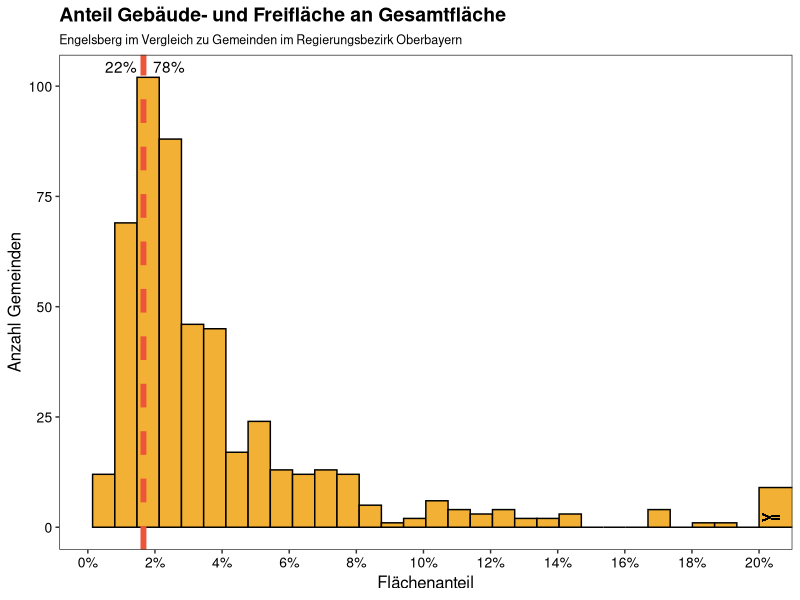
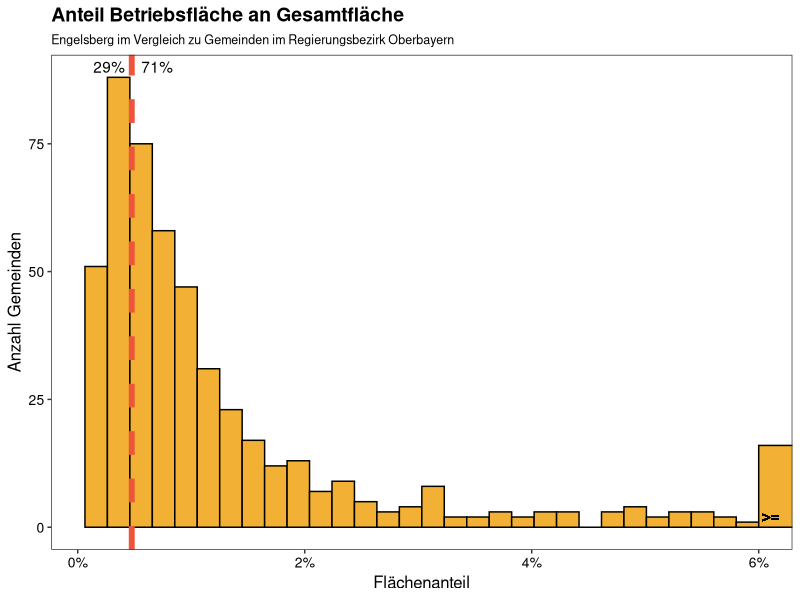
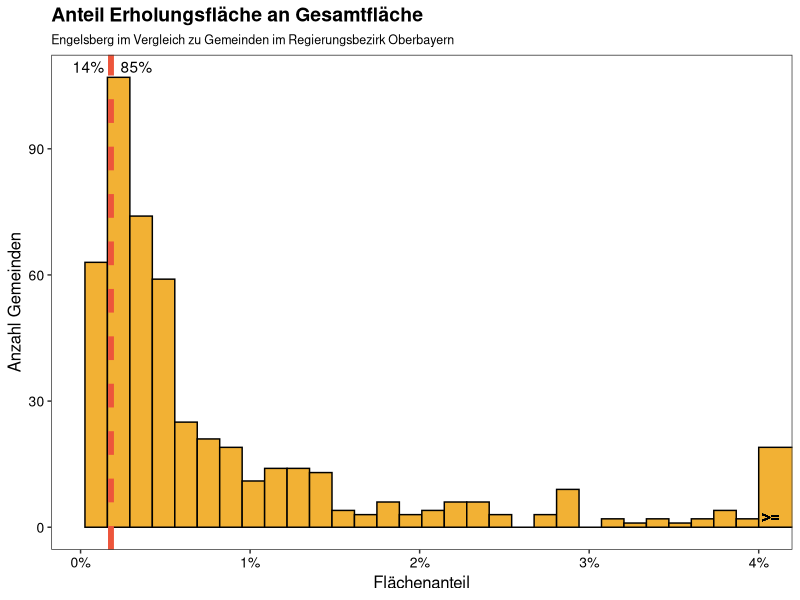
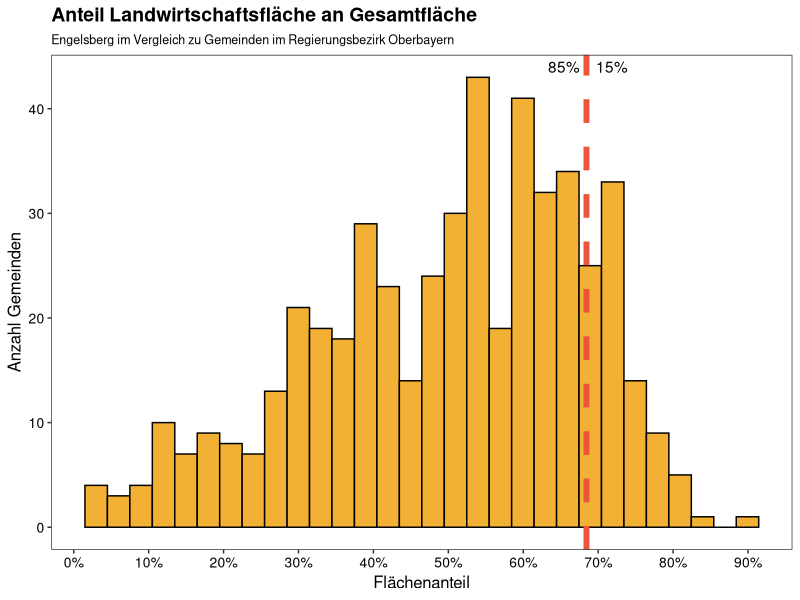
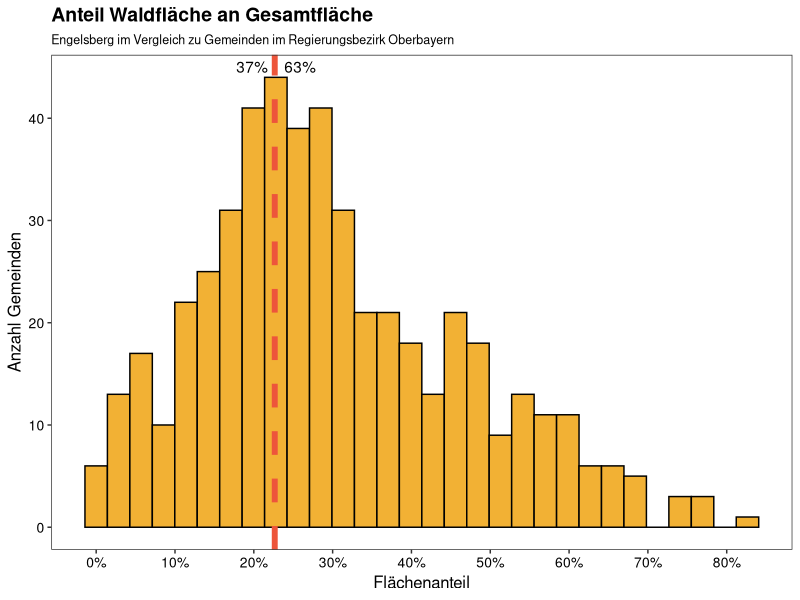
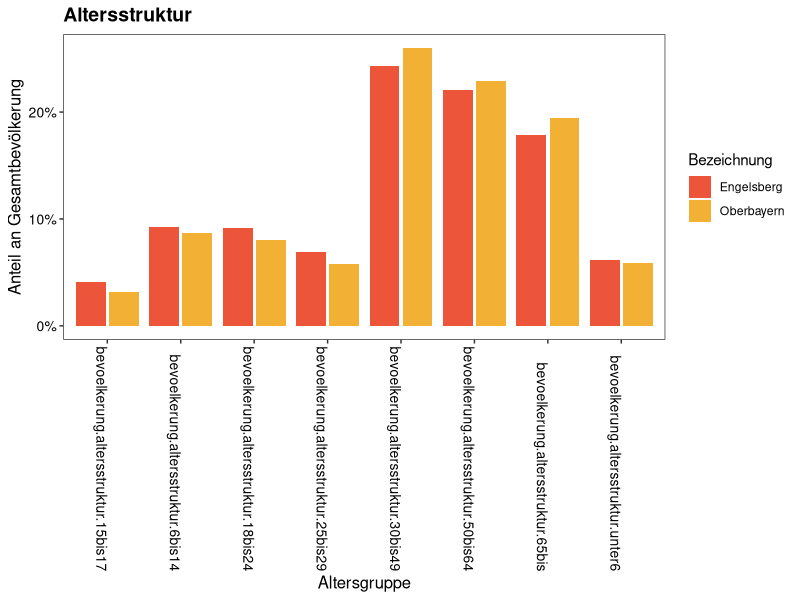
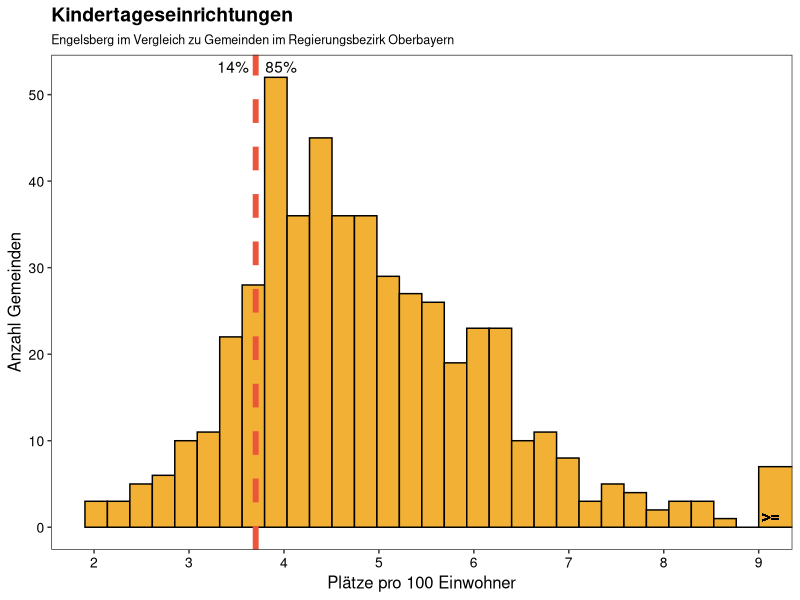
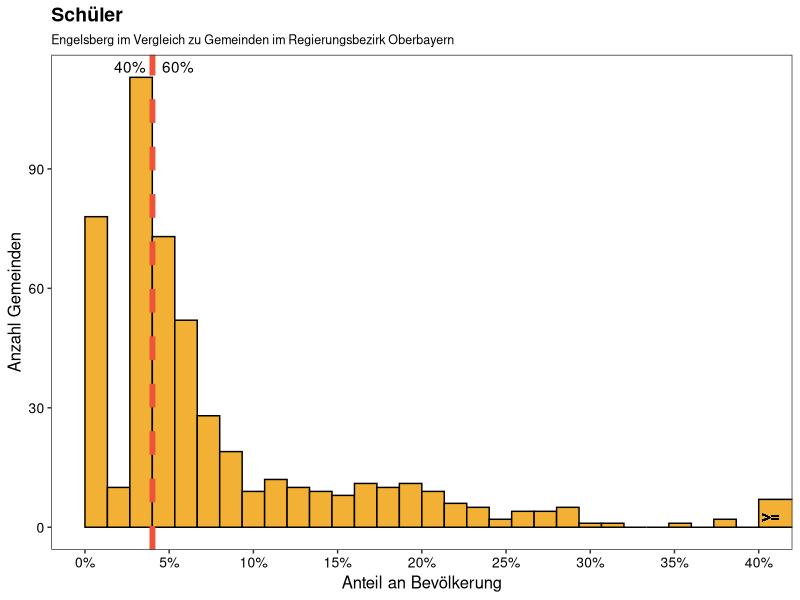

Write the R code that produced these figures, in order.
# Libraries ---------------------------------------------------------------
library(dplyr)
library(tidyr)
library(ggplot2)

# SETTINGS ----------------------------------------------------------------
HIGHLIGHT = "Engelsberg"
REGIERUNGSBEZIRK = "Oberbayern"
LANDKREIS = NULL # set to NULL to use REGIERUNGSBEZIRK instead
USE_NEW_DATA = TRUE
FILTER_MAXIMUM_POPULATION = NULL
SAVE.PLOTS = T

# Load and clean data -----------------------------------------------------
if(USE_NEW_DATA) {
  raw_data = read.csv('GDH2018_Daten_xlsx.csv', sep=';', stringsAsFactors = F)
} else {
  raw_data = read.csv('GDH2016_Daten_xlsx.csv', sep=';', stringsAsFactors = F)
}
colnames(raw_data)[2:4] = c('Regional.Schluessel', 'Gemeinde.Schluessel.Nr', 'Vgem.Schluessel')
data = raw_data[!is.na(raw_data$Gemeinde.Schluessel.Nr) & raw_data$Bezeichnung != "Gemeindefreie Gebiete", ]

rm(raw_data)

# Convert non-alphanumeric values to NA
data[data == '•'] = NA

# Load column names and insert them into data. Filter. Numerize -----------
if(USE_NEW_DATA) {
  headers = read.csv('spaltennr_labels_NEWDATA.csv', sep=',', header = F, stringsAsFactors = F)
} else {
  headers = read.csv('spaltennr_labels.csv', sep=',', header = F, stringsAsFactors = F)
}
COLLABELS = as.list(headers[2, ])
names(COLLABELS) = as.character(headers[2, ])
colnames(data)[startsWith(colnames(data), 'Spalte')] <- COLLABELS

# Filter variables
vars = headers[3, ] %>% as.numeric() %>% as.logical()
vars = COLLABELS[vars] %>% as.character()
data = data %>%
  select(c("Laufende.Nummer", "Regional.Schluessel", "Gemeinde.Schluessel.Nr", "Bezeichnung", vars))

# Numerize
for(var in vars) {
  data[, var] <- as.numeric(data[, var])
}

collabels = COLLABELS %>% as.character()


# Add information about regions -------------------------------------------
# Regierungsbezirke
data$Regierungsbezirk = data$Regional.Schluessel %>%
  substr(1, 2) %>%
  sapply(function(schl) {
    switch(schl,
           "91" = "Oberbayern",
           "92" = "Niederbayern",
           "93" = "Oberpfalz",
           "94" = "Oberfranken",
           "95" = "Mittelfranken",
           "96" = "Unterfranken",
           "97" = "Schwaben")
  })

# Landkreise
reg_gemeinden <- read.csv('./reginalschl_gemeinden.csv', sep=';', stringsAsFactors = F)
reg_kreis <- reg_gemeinden %>%
  filter(!is.na(rs_kreis) & is.na(rs_vb)) %>%
  mutate(rs_rb_kreis = paste(rs_rb, rs_kreis, sep='')) %>%
  select(rs_gemeindename, rs_rb_kreis)

get_lk_by_regschl <- function(regschl) {
  reg_kreis %>%
    filter(rs_rb_kreis == substr(regschl, 2, 4)) %>%
    select(rs_gemeindename) %>%
    as.list() %>%
    as.character()
}

data$Landkreis <- data$Regional.Schluessel %>%
  sapply(get_lk_by_regschl)





# Apply Settings ----------------------------------------------------------

data.filtered = data %>%
  filter(
    if(is.null(LANDKREIS)) {
      Regierungsbezirk == REGIERUNGSBEZIRK
    } else {
      Landkreis == LANDKREIS
    }
  )
plot.subtitle = paste0(HIGHLIGHT, " im Vergleich zu Gemeinden im ", ifelse(is.null(LANDKREIS), paste0("Regierungsbezirk ", REGIERUNGSBEZIRK), paste0("Landkreis ", LANDKREIS)))

if(is.numeric(FILTER_MAXIMUM_POPULATION)) {
  data.filtered = data[data$bevoelkerung.insgesamt <= FILTER_MAXIMUM_POPULATION, ]
  dim(data.population_filtered)
}

COMPARISON.COLOR = "#F2B134"
HIGHLIGHT.COLOR = "#ED553B"

PLOT.HEIGHT=4.7
if(is.integer(FILTER_MAXIMUM_POPULATION)) {
  if(USE_NEW_DATA) {
    PLOT.FOLDER = paste0('plots_oberbayern_NEWDATA_MAXPOP', FILTER_MAXIMUM_POPULATION, '/')
  } else {
    PLOT.FOLDER = paste0('plots_oberbayern_MAXPOP', FILTER_MAXIMUM_POPULATION, '/')
  }
} else {
  if(USE_NEW_DATA) {
    PLOT.FOLDER = 'plots_oberbayern_NEWDATA/'
  } else {
    PLOT.FOLDER = 'plots_oberbayern/'
  }
}

# Prepare Plots -----------------------------------------------------------
std.plot = function(var.name, plot.title, xlab = var.name, d = data.filtered, lower_break = NULL, upper_break = NULL, binsize = 30, percent = F, x.ticks.n = 8, plot.folder = PLOT.FOLDER) {
  min.val = min(d[, var.name], na.rm = T)
  max.val = max(d[, var.name], na.rm = T)
  breaks = if(is.null(lower_break) & !is.null(upper_break)) {
    c(seq(min.val, upper_break, (upper_break-min.val)/binsize), max.val)
  } else if(!is.null(lower_break) & is.null(upper_break)) {
    c(min.val, seq(lower_break, max.val, (max.val-lower_break)/binsize))
  } else if(!is.null(lower_break) & !is.null(upper_break)) {
    c(min.val, seq(lower_break, upper_break, (upper_break-lower_break)/binsize), max.val)
  } else {
    NULL
  }
  
  highlight.x = d %>%
    filter(Bezeichnung == HIGHLIGHT) %>%
    select_(var.name) %>%
    as.numeric()
  
  x = d %>%
    select_(var.name) %>%
    .[[1]]
  
  upper_break.y = if(!is.null(upper_break)) sum(x >= upper_break) else NULL
  
  print(sum(x < highlight.x, na.rm = T)/length(x))
  
  percent.lower = scales::percent(sum(x < highlight.x, na.rm = T)/length(x), accuracy = 1)
  percent.greater = scales::percent(sum(x > highlight.x, na.rm = T)/length(x), accuracy = 1)
  
  plt = d %>%
    ggplot(aes_string(x = var.name)) +
    geom_histogram(breaks = breaks, color='black', fill = COMPARISON.COLOR) +
    { if(is.null(lower_break) & !is.null(upper_break)) coord_cartesian(xlim = c(min.val, upper_break)) } +
    { if(!is.null(lower_break) & is.null(upper_break)) coord_cartesian(xlim = c(lower_break, max.val)) } +
    { if(!is.null(lower_break) & !is.null(upper_break)) coord_cartesian(xlim = c(lower_break, upper_break)) } +
    { if(!is.null(upper_break)) geom_text(x = upper_break, y = 0, hjust = -.15, vjust = -.5, size = 4, label = '>=') } + # paste0('>= ', if(!percent) upper_break else scales::percent(upper_break))
    { if(!is.null(lower_break)) geom_text(x = lower_break, y = 0, hjust = 1.1, vjust = -.5, size = 4, label = '<=') } +
    # geom_text(x = highlight.x, y = 0, vjust = -37, hjust = 1.2, label = percent.lower) +
    # geom_text(x = highlight.x, y = 0, vjust = -37, hjust = -.3, label = percent.greater) +
    annotate("text", x = highlight.x, y = Inf, vjust = 1.5, hjust = 1.2, label = percent.lower) + # vjust = -43.4
    annotate("text", x = highlight.x, y = Inf, vjust = 1.5, hjust = -.3, label = percent.greater) +
    # geom_segment(x = highlight.x, y = 0, xend = highlight.x-1, yend = 0, arrow = arrow(length = unit(0.5, "cm"))) +
    geom_vline(xintercept = highlight.x, linetype = 'dashed', col=HIGHLIGHT.COLOR, size = 2) +
    ggtitle(plot.title, plot.subtitle) +
    scale_x_continuous(breaks = unique(sort(c(pretty(if(is.null(upper_break)) x else x[x <= upper_break], n = x.ticks.n), round(highlight.x)))), labels = if(percent == T) scales::percent(accuracy = 1, unique(c(pretty(if(is.null(upper_break)) x else x[x <= upper_break], n = x.ticks.n), round(highlight.x)))) else waiver()) +
    ylab("Anzahl Gemeinden") +
    xlab(xlab) +
    theme_bw() +
    theme(panel.grid.major = element_blank(), panel.grid.minor = element_blank(),
          axis.text = element_text(colour = 'black', size = '10'),
          axis.title = element_text(color = 'black', size = '12'),
          plot.title = element_text(size = 14, face = 'bold'),
          plot.subtitle = element_text(size = 9))
  
  if(SAVE.PLOTS) {
    ggsave(filename = paste0(plot.folder, var.name, ".pdf"), plot = plt, device = cairo_pdf, height=PLOT.HEIGHT)
  } else {
    return(plt)
  }
}


# Flächen - Fläche gesamt is in km2, Fläche.davon is in ha
data.flaechen = data.filtered %>%
  mutate(gebfreifl.rel = gebiet.davon.geb.und.freiflaeche*0.01/gebiet.flaeche.gesamt,
         betrfl.rel = gebiet.davon.bietriebsflaeche*0.01/gebiet.flaeche.gesamt,
         erholfl.rel = gebiet.davon.erholung*0.01/gebiet.flaeche.gesamt,
         landwfl.rel = gebiet.davon.landwirtschaft*0.01/gebiet.flaeche.gesamt,
         waldfl.rel = gebiet.davon.wald*0.01/gebiet.flaeche.gesamt)

# Altersstruktur
vars.altersstruktur = collabels[collabels %>% startsWith("bevoelkerung.altersstruktur")]
vars.altersstruktur.rel = sapply(vars.altersstruktur, paste, ".rel", sep='')
for(altersgruppe in vars.altersstruktur) {
  data[, paste0(altersgruppe, ".rel")] = data[, altersgruppe]/rowSums(data[, vars.altersstruktur])
}

bayern.altersstruktur.rel = data %>%
  select(vars.altersstruktur.rel) %>%
  colMeans() %>%
  append(c(Bezeichnung = "Bayern"), .)
oberbayern.altersstruktur.rel = data %>%
  filter(Regierungsbezirk == "Oberbayern") %>%
  select(vars.altersstruktur.rel) %>%
  colMeans() %>%
  append(c(Bezeichnung = "Oberbayern"), .)
traunstein.altersstruktur.rel = data %>%
  filter(Landkreis == "Traunstein") %>%
  select(vars.altersstruktur.rel) %>%
  colMeans() %>%
  append(c(Bezeichnung = "LK Traunstein"), .)

data.altersstruktur = data %>%
  filter(Bezeichnung == "Engelsberg") %>%
  select(c("Bezeichnung", vars.altersstruktur.rel)) %>%
  rbind(bayern.altersstruktur.rel, oberbayern.altersstruktur.rel, traunstein.altersstruktur.rel)

data.altersstruktur[, colnames(data.altersstruktur) != "Bezeichnung"] = data.altersstruktur[, colnames(data.altersstruktur) != "Bezeichnung"] %>%
  sapply(as.numeric)

data.altersstruktur = data.altersstruktur %>%
  gather("Gruppe", "Anteil", -Bezeichnung) %>%
  # filter(Bezeichnung %in% c("Engelsberg", "Bayern")) %>%
  mutate(Gruppe = replace(Gruppe, Gruppe == "bevoelkerung.altersstruktur.unter6.rel", "< 6")) %>%
  mutate(Gruppe = replace(Gruppe, Gruppe == "bevoelkerung.altersstruktur.6bis14.rel", "6-14")) %>%
  mutate(Gruppe = replace(Gruppe, Gruppe == "bevoelkerung.altersstruktur.15bis17.rel", "15-17")) %>%
  mutate(Gruppe = replace(Gruppe, Gruppe == "bevoelkerung.altersstruktur.18bis24.rel", "18-24")) %>%
  mutate(Gruppe = replace(Gruppe, Gruppe == "bevoelkerung.altersstruktur.25bis29.rel", "25-29")) %>%
  mutate(Gruppe = replace(Gruppe, Gruppe == "bevoelkerung.altersstruktur.30bis49.rel", "30-49")) %>%
  mutate(Gruppe = replace(Gruppe, Gruppe == "bevoelkerung.altersstruktur.50bis64.rel", "50-64")) %>%
  mutate(Gruppe = replace(Gruppe, Gruppe == "bevoelkerung.altersstruktur.65bis.rel", "ab 65"))

data.altersstruktur$Gruppe = factor(data.altersstruktur$Gruppe)
data.altersstruktur$Gruppe = factor(data.altersstruktur$Gruppe, levels(data.altersstruktur$Gruppe)[c(1,7,2:6,8)])

# Kinderbetreuungsplätze pro 100 Einwohner
data.kinderbetr = data.filtered %>%
  mutate(bildung.kindertages.plaetze.pro100 = bildung.kindertages.plaetze/bevoelkerung.insgesamt*100)

# Schüler, relativ zu Bevölkerung
data.schueler = data.filtered %>%
  mutate_each(funs(replace(., which(is.na(.)), 0))) %>%
  mutate(schueler.insg.rel = (bildung.grundmittelhauptschulen.schueler +
                                bildung.realschulen.schueler +
                                bildung.gymnasien.schueler +
                                bildung.gymnasien.schueler)/bevoelkerung.insgesamt)

# Sozialhilfeempfänger
data.sozhilfe = data.filtered %>%
  mutate_all(funs(replace(., is.na(.), 0))) %>%
  mutate(sozialhilfe_empf.insg.rel = (sozialhilfe_empf.kapitel3 + sozialhilfe_empf.kapitel4 + sozialhilfe_empf.kapitel5bis9) /bevoelkerung.insgesamt)

# Bevölkerungsveränderung: in Prozent hinterlegt
data$bevoelkerung.veraenderung.vs.1987 = data$bevoelkerung.veraenderung.vs.1987/100
data$bevoelkerung.veraenderung.vs.2011 = data$bevoelkerung.veraenderung.vs.2011/100

# Anteil Pendler an Beschäftigten am Wohnort: in Prozent hinterlegt
# data$erwerb.sozialverspfl_beschaeftigte_am_wohnort.darunter_auspendler.prozent = data$erwerb.sozialverspfl_beschaeftigte_am_wohnort.darunter_auspendler.prozent/100
# data$erwerb.sozialverspfl_beschaeftigte_am_arbeitsort.darunter_einpendler.prozent = data$erwerb.sozialverspfl_beschaeftigte_am_arbeitsort.darunter_einpendler.prozent/100



# Plots: Compare with Oberbayern ------------------------------------------
# Flächen
std.plot(d = data.flaechen, "gebfreifl.rel", plot.title = "Anteil Gebäude- und Freifläche an Gesamtfläche", xlab = "Flächenanteil",  percent = T, upper_break = 0.2)
std.plot(d = data.flaechen, "betrfl.rel", plot.title = "Anteil Betriebsfläche an Gesamtfläche", xlab = "Flächenanteil",  percent = T, upper_break = 0.06, x.ticks.n = 4)
std.plot(d = data.flaechen, "erholfl.rel", plot.title = "Anteil Erholungsfläche an Gesamtfläche", xlab = "Flächenanteil",  percent = T, upper_break = 0.04, x.ticks.n = 4)
std.plot(d = data.flaechen, "landwfl.rel", plot.title = "Anteil Landwirtschaftsfläche an Gesamtfläche", xlab = "Flächenanteil",  percent = T)
std.plot(d = data.flaechen, "waldfl.rel", plot.title = "Anteil Waldfläche an Gesamtfläche", xlab = "Flächenanteil",  percent = T)

# Altersstruktur
# altersstruktur.plt = data.altersstruktur %>%
#   filter(Bezeichnung == "Engelsberg") %>%
#   ggplot(aes(x = Gruppe, y = Anteil)) +
#   geom_bar(stat = 'identity', color='black', fill='#F2B134') +
#   geom_point(data = data.altersstruktur %>% filter(Bezeichnung == "LK Traunstein"), aes(group = 1, color = "blue")) +
#   geom_point(data = data.altersstruktur %>% filter(Bezeichnung == "Oberbayern"), aes(group = 1, color = "red")) +
#   geom_point(data = data.altersstruktur %>% filter(Bezeichnung == "Bayern"), aes(group = 1, color = "green")) +
#   guides(color=guide_legend(title="Vergleichsgruppen")) +
#   # scale_colour_manual(name = 'Vergleichswerte', values = c('blue' = 'blue', 'red' = 'red', 'green' = 'green'), labels = c('LK Traunstein', 'Oberbayern', 'Bayern')) +
#   scale_color_brewer(palette = 'Set1', labels = c('LK Traunstein', 'Oberbayern', 'Bayern')) +
#   scale_y_continuous(labels = scales::percent) +
#   xlab("Altersgruppe") +
#   ylab("Anteil an Gesamtbevölkerung") +
#   theme_bw() +
#   theme(panel.grid.major = element_blank(), panel.grid.minor = element_blank(),
#         axis.text = element_text(colour = 'black', size = '10'),
#         axis.title = element_text(color = 'black', size = '12'),
#         plot.title = element_text(size = 17, face = 'bold'),
#         plot.subtitle = element_text(size = 12)) +
#   ggtitle("Altersstruktur")
# if(SAVE.PLOTS) ggsave(filename = paste0(PLOT.FOLDER, "altersstruktur.pdf"), plot = altersstruktur.plt, device = "pdf") else altersstruktur.plt

altersstruktur.plt = data.altersstruktur %>%
  filter(Bezeichnung %in% c("Engelsberg", "Oberbayern")) %>%
  ggplot(aes(x = Gruppe, y = Anteil)) +
  geom_bar(aes(fill = Bezeichnung), stat = 'identity', position = position_dodge2()) +
  # geom_point(data = data.altersstruktur %>% filter(Bezeichnung == "LK Traunstein"), aes(group = 1, color = "blue")) +
  # geom_point(data = data.altersstruktur %>% filter(Bezeichnung == "Oberbayern"), aes(group = 1, color = "red")) +
  # geom_point(data = data.altersstruktur %>% filter(Bezeichnung == "Bayern"), aes(group = 1, color = "green")) +
  guides(color=guide_legend(title="Vergleichsgruppen")) +
  # scale_colour_manual(name = 'Vergleichswerte', values = c('blue' = 'blue', 'red' = 'red', 'green' = 'green'), labels = c('LK Traunstein', 'Oberbayern', 'Bayern')) +
  # scale_color_brewer(palette = 'Set1', labels = c('LK Traunstein', 'Oberbayern', 'Bayern')) +
  scale_fill_manual(values = c(HIGHLIGHT.COLOR, COMPARISON.COLOR)) +
  scale_y_continuous(labels = scales::percent) +
  xlab("Altersgruppe") +
  ylab("Anteil an Gesamtbevölkerung") +
  theme_bw() +
  theme(panel.grid.major = element_blank(), panel.grid.minor = element_blank(),
        axis.text = element_text(colour = 'black', size = '10'),
        axis.text.x = element_text(angle = -90, hjust = 1, colour = 'black', size = '10'),
        axis.title = element_text(color = 'black', size = '12'),
        plot.title = element_text(size = 14, face = 'bold'),
        plot.subtitle = element_text(size = 12)) +
  ggtitle("Altersstruktur")
if(SAVE.PLOTS) ggsave(filename = paste0(PLOT.FOLDER, "altersstruktur.pdf"), plot = altersstruktur.plt, device = "pdf", height = PLOT.HEIGHT) else altersstruktur.plt

# Kinderbetreuungsplätze
std.plot(d = data.kinderbetr, "bildung.kindertages.plaetze.pro100", "Kindertageseinrichtungen", xlab = "Plätze pro 100 Einwohner", upper_break = 9)

# Schüler
std.plot(d = data.schueler, "schueler.insg.rel", "Schüler", xlab = "Anteil an Bevölkerung", percent = T, upper_break = 0.4)

# Sozialhilfeempfänger
std.plot(d = data.sozhilfe, "sozialhilfe_empf.insg.rel", "Sozialhilfeempfänger (SGB XII Kap. 3-9)", xlab = "Anteil an Bevölkerung", upper_break = 0.1, percent = T)

# Bevölkerung
std.plot(COLLABELS$bevoelkerung.insgesamt, plot.title = "Bevölkerung 2017", xlab = "Bevölkerung", upper_break = 30000, x.ticks.n = 5)

# Bevölkerungszuabnahme 2015 vs 1987/2011
std.plot(COLLABELS$bevoelkerung.veraenderung.vs.1987, plot.title = "Bevölkerungsveränderung im Vgl. zu 1987", xlab = "Veränderung in %", x.ticks.n = 4, percent = F)
std.plot(COLLABELS$bevoelkerung.veraenderung.vs.2011, plot.title = "Bevölkerungsveränderung im Vgl. zu 2011", xlab = "Veränderung in %", percent = F)

# Bevölkerungsdichte
std.plot(COLLABELS$bevoelkerung.je_km2, plot.title = "Bevölkerungsdichte", xlab = "Einwohner je km²", upper_break = 1000, x.ticks.n = 6)

# Bevölkerungsbewegung Zugezogene
std.plot(COLLABELS$bevoelkerung.bewegung.zugezogene, "Bevölkerungsbewegung: Zugezogene (2017)", xlab = "Anzahl Zugezogener", upper_break = 2500)
std.plot(COLLABELS$bevoelkerung.bewegung.fortgezogene, "Bevölkerungsbewegung: Fortgezogene (2017)", xlab = "Anzahl Fortgezogener", upper_break = 2000, x.ticks.n = 6)
std.plot(COLLABELS$bevoelkerung.bewegung.wanderungsgewinn, "Bevölkerungsbew.: Wanderungsgewinn (2017)", xlab = "Wanderungsgewinn", lower_break = -80, upper_break = 300, x.ticks.n = 150)

# Beschäftigte
std.plot(COLLABELS$erwerb.sozialverspfl_beschaeftigte_am_arbeitsort.insgesamt, "Beschäftigte am Arbeitsort", xlab = "Anzahl Beschäftigter", upper_break = 9000, x.ticks.n = 6)
std.plot(COLLABELS$erwerb.sozialverspfl_beschaeftigte_am_wohnort.darunter_auspendler.prozent, "Beschäftigte am Wohnort, darunter Auspendler", xlab = "Anteil Auspendler in %", percent = F, x.ticks.n = 2)
std.plot(COLLABELS$erwerb.sozialverspfl_beschaeftigte_am_arbeitsort.darunter_einpendler.prozent, "Beschäftigte am Arbeitsort, darunter Einpendler", xlab = "Anteil Einpendler in %", percent = F, x.ticks.n = 3)
std.plot(COLLABELS$erwerb.pendlersaldo, "Pendlersaldo", xlab = "Pendlersaldo", lower_break = -3000, upper_break = 4000)

# Landwirtschaft
std.plot(COLLABELS$landforst.betriebe_von_flaeche_ha.insgesamt, "Land- und forstwirtschaftliche Betriebe", xlab = "Anzahl Betriebe", upper_break = 200, x.ticks.n = 6)

# Wasser pro Kopf Verbrauch
std.plot(COLLABELS$umwelt.wasser_pro_kopf_verbrauch, "Wasserverbrauch", xlab = "Liter pro Person")

# Wohnungen
std.plot(COLLABELS$bauwohn.baugenehmigungen.wohnungen, "Erteilte Baugenehmigungen: Wohnungen (2017)", xlab = "Anzahl", upper_break = 200)
std.plot(COLLABELS$bauwohn.bestand_wohnungen.insgesamt, "Wohnungsbestand", xlab = "Anzahl", upper_break = 12000, x.ticks.n = 6)

# Finanzen
std.plot(COLLABELS$lohneinksteuer.gesamtbetrag_einkuenfte.insgesamt, "Lohn- und Eink.-St.: Gesamtbetrag der Einkünfte (2014)", xlab = "in 1000€", upper_break = 600000, x.ticks.n = 6)
std.plot(COLLABELS$lohneinksteuer.gesamtbetrag_einkuenfte.je_steuerpfl, "Lohn- und Eink.-St.: Einkünfte je Steuerpflichtiger (2014)", xlab = "in 1000€", upper_break = 80000, x.ticks.n = 2)
std.plot(COLLABELS$lohneinksteuer.bruttolohn.je_arbeitnehmer, "Lohn- und Eink.-St.: Bruttolohn je Arbeitnehmer (2014)", xlab = "in €", upper_break = 50000, x.ticks.n = 4)
std.plot(COLLABELS$kommunale_finanzen.gemeindesteuereinnahmen.insgesamt, "Gemeindesteuereinnahmen: insgesamt", xlab = "in 1000€", upper_break = 40000, x.ticks.n = 4)
std.plot(COLLABELS$kommunale_finanzen.steuereinnahmen_insgesamt, "Steuereinnahmen: insgesamt", xlab = "in € je Einwohner", upper_break = 3000, x.ticks.n = 2)
std.plot(COLLABELS$kommunale_finanzen.realsteueraufbringungskraft, "Realsteueraufbringungskraft", xlab = "in € je Einwohner", upper_break = 3000, x.ticks.n = 2)
std.plot(COLLABELS$kommunale_finanzen.steuereinnahmekraft.je_einwohner, "Steuereinnahmekraft", xlab = "in € je Einwohner", upper_break = 3000)
std.plot(COLLABELS$kommunale_finanzen.gemeindesteuereinnahmen.darunter.grundsteuer.a, plot.title = "Gemeindesteuereinnahmen: Grundsteuer A", xlab = "in 1000€", upper_break = 200)
std.plot(COLLABELS$kommunale_finanzen.gemeindesteuereinnahmen.darunter.grundsteuer.b, plot.title = "Gemeindesteuereinnahmen: Grundsteuer B", xlab = "in 1000€", upper_break = 3000)

